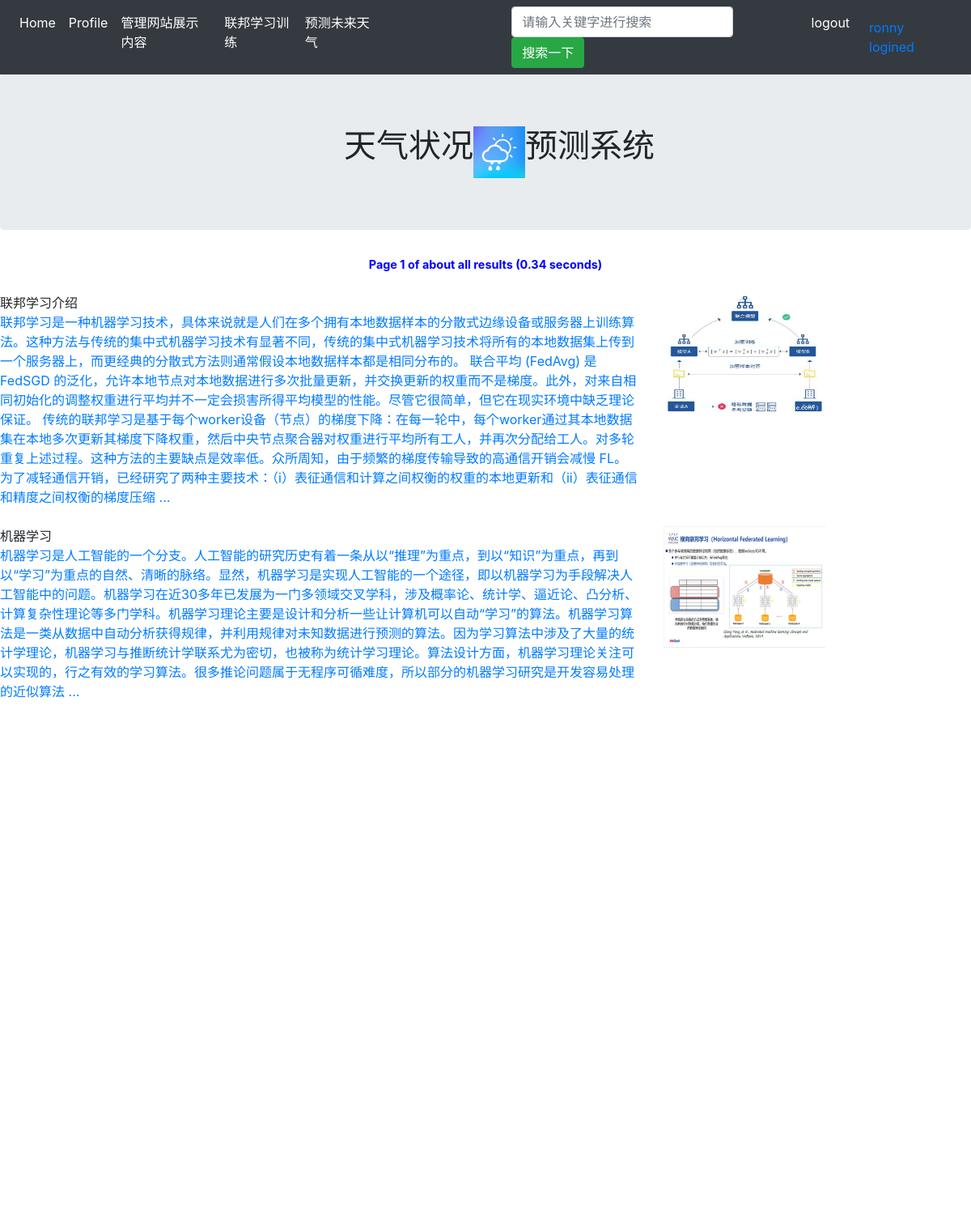
Screenshot of /home (signed in) with the database file from the repository.
### i4wsgi.py (models this page shows, shortened)
class User(db.Model):
    id = db.Column(db.Integer, primary_key=True)
    username = db.Column(db.String(80), unique=True)
    password = db.Column(db.String(80))
    nickname = db.Column(db.String(80))
    school_class = db.Column(db.String(80))
    school_grade = db.Column(db.String(80))

class Blog(db.Model):
    id = db.Column(db.Integer, primary_key=True)
    title = db.Column(db.String(100))
    text = db.Column(db.Text)

### i4wsgi.py (the view, shortened to what this page needs)
@app.route("/home/<int:pagenum>", methods=["GET"])
@app.route("/home", methods=["GET", "POST"])
def home(pagenum=1):
    print("home " * 10)
    blogs = Blog.query.all()
    user = None
    if "userid" in session:
        user = User.query.filter_by(id=session["userid"]).first()
    else:
        print("userid not in session")
    print("in home", user, "blogs=", len(blogs), "*" * 20)
    return rt("home.html", listing=PageResult(blogs, pagenum), user=user)

### movie/templates/home.html (shortened to what this page needs)
<!DOCTYPE html>
<html lang="en">
  <head>
    <link rel='stylesheet' href='/static/bootstrap-4.5.2-dist/css/bootstrap.min.css'>
  </head>
  <body>
<nav class="navbar navbar-expand-lg navbar-dark bg-dark">
  <div class="collapse navbar-collapse" id="navbarSupportedContent">
    <ul class="navbar-nav mr-auto">
      <li class="nav-item active">
        <a class="nav-link" href="#">Home <span class="sr-only">(current)</span></a>
      </li>
      <li class="nav-item active">
        <a class="nav-link" href="/profile"> Profile <span class="sr-only">(current)</span></a>
      </li>
        {% if session['isadmin'] %}
          <li class="nav-item active">
        <a class="nav-link" href="/blogs"> 管理网站展示内容 <span class="sr-only">(current)</span></a>
      </li>
      {% endif %}
            <li class="nav-item active">
        <a class="nav-link" href="/federal_list"> 联邦学习训练 <span class="sr-only">(current)</span></a>
      </li>
            <li class="nav-item active">
        <a class="nav-link" href="/picture_search"> 预测未来天气 <span class="sr-only">(current)</span></a>
      </li>
      <li class="nav-item active">
        <form class="form-inline my-2 my-lg-0 navbar-right" action="/home" method="POST">
                <div class="form-group">
                  <input type="text" name="keyword" id="keyword" placeholder="请输入关键字进行搜索" class="form-control" autofocus>&nbsp;
                </div>
              <input type="submit" value="搜索一下" id="btnSearch" class="btn btn-success">
        </form>
      </li>
           {% if session['logged_in'] %}
      <li class="nav-item active">
         <a class="nav-link" href="/logout">logout <span class="sr-only">(current)</span></a>
        </li>
    {% endif %}
    </ul>
{% if not session['logged_in'] %}
    <form class="form-inline my-2 my-lg-0 navbar-right" action="/login" method="POST">
            <div class="form-group">
              <input type="text" name="email" placeholder="Email" class="form-control" autofocus>&nbsp;
            </div>
            <div class="form-group">
              <input type="password" name="password" placeholder="Password" class="form-control">&nbsp;
            </div>
      <input type="submit" value="Sign in" class="btn btn-success">
    </form>
      {% else %}
          <a class="nav-link" href="#">{{ user.nickname }} logined <span class="sr-only">(current)</span></a>
     {% endif %}
  </div>
</nav>
    <div class="jumbotron">
      <div class="container">
<div class="media">
      <div class="media-left">
        <h1 class="media-heading">天气状况</h1>
    </div>
    <span class="media-left">
        <img src="/static/images/company.png" style="height:64px;width:64px;">
    </span>
    <div class="media-body">
        <h1 class="media-heading">预测系统</h1>
    </div>
</div>
      </div>
    </div>
    <div class="container">
       <div class="row">
         <div class="col-md-12"> <div class="release_year">Page 1 of about all results (0.34 seconds) </div>
         <br/>
         </div>
       </div>
       </div>
          {% for r in listing %}
      <div class="row">
        <div class="col-md-8">
        <span>{{ r.title|safe }}</span>
        <br/>
        <a href="/blogs/{{r.id}}">{{ r.text[:500]|safe  }} ... </a>
            <br/>
        </div>
        <div class="col-md-4">
        <figure>
            <img src="/static/images/ppt_cover/{{ range(1, 6) | random }}.jpeg" class="img-fluid" style="height:150px;width:200px;">
        </figure>
        </div>
        </div>
           {% endfor %}
<br/><br/>
<br/><br/>
<br/><br/>
      <div class="row">
       <div class="col-md-12"> <div class="release_year">天气状况平台介绍：</div>
       </div>
       </div>
      <div class="row">
          {% for i in range(1, 3) %}
        <div class="col-md-4">
        <figure>
            <img src="/static/images/app_data/{{ i }}.png" class="img-fluid" style="height:250px;width:500px;">
        </figure>
        </div>
           {% endfor %}
        <div class="col-md-4">
          <h2>Register now</h2>
             <form class="form-horizontal" action="/register" method="POST">
                <div class="form-group">
                    <div class="col-sm-9">
                        <input type="email" name="email" id="email" placeholder="Email address/Username" class="form-control">
                    </div>
                </div>
                <div class="form-group">
                    <div class="col-sm-9">
                        <input type="password" name="password" id="password" placeholder="Password" class="form-control">
                    </div>
                </div>
                <div class="form-group">
                    <div class="col-sm-9">
                        <input type="password" name="password2" id="password2" placeholder="Confirm password" class="form-control">
                    </div>
                </div>
                <div class="form-group">
                    <div class="col-sm-9">
                        <input type="submit" value="Register" class="btn btn-primary btn-block">
                    </div>
                </div>
            </form>
        </div>
      </div>
        <div class="container">
            <br/>
            <ul class="pagination">
            {%if listing.page == 1%}
            <li class="page-item disabled"><a class="page-link" href="#">Previous</a></li>
            {%else%}
                <li class="page-item"><a class="page-link" href="/home/{{listing.page-1}}">Previous</a></li>
             {%endif%}
             {%if listing.totalpage > listing.page %}
            <li class="page-item"><a class="page-link" href="{{listing}}">Next</a></li>
            {%else%}
            <li class="page-item disabled"><a class="page-link" href="#">Next</a></li>
             {%endif%}
          </ul>
        </div>
      <hr>
   <hr>
<br/>
      <footer>
        <p>&copy; lili 2022</p>
      </footer>
  </body>
</html>

### movie/templates/home.html (style rules this page uses)
div[class*="release_year"] { color:blue; font-weight: bold; font-size: 90%; text-align: center; }

### rows the page displays
User: nickname "ronny"
Blog: title "联邦学习介绍", text "联邦学习是一种机器学习技术，具体来说就是人们在多个拥有本地数据样本的分散式边缘设备或服务器上训练算法。这种方法与传统的集中式机器学习技术有显著不同，传统的集中式机器学习技术将所有的本地数据集上传到一个服务器上，而更经典的分散式方法则通常假设本地数据样本都是相同分布的。 联合平均 (FedAvg) 是 FedSGD 的泛化，允许本地节点对本地数据进行多次批量更新，并交换更新的权重而不是梯度。此外，对来自相同初始化的调整权重进行平均并不一定会损害所得平均模型的性能。尽管它很简单，但它在现实环境中缺乏理论保证。 传统的联邦学习是基于每个worker设备（节点）的梯度下降：在每一轮中，每个worker通过其本地数据集在本地多次更新其梯度下降权重，然后中央节点聚合器对权重进行平均所有工人，并再次分配给工人。对多轮重复上述过程。这种方法的主要缺点是效率低。众所周知，由于频繁的梯度传输导致的高通信开销会减慢 FL。为了减轻通信开销，已经研究了两种主要技术：（i）表征通信和计算之间权衡的权重的本地更新和（ii）表征通信和精度之间权衡的梯度压缩", shows a picture
Blog: title "机器学习", text "机器学习是人工智能的一个分支。人工智能的研究历史有着一条从以“推理”为重点，到以“知识”为重点，再到以“学习”为重点的自然、清晰的脉络。显然，机器学习是实现人工智能的一个途径，即以机器学习为手段解决人工智能中的问题。机器学习在近30多年已发展为一门多领域交叉学科，涉及概率论、统计学、逼近论、凸分析、计算复杂性理论等多门学科。机器学习理论主要是设计和分析一些让计算机可以自动“学习”的算法。机器学习算法是一类从数据中自动分析获得规律，并利用规律对未知数据进行预测的算法。因为学习算法中涉及了大量的统计学理论，机器学习与推断统计学联系尤为密切，也被称为统计学习理论。算法设计方面，机器学习理论关注可以实现的，行之有效的学习算法。很多推论问题属于无程序可循难度，所以部分的机器学习研究是开发容易处理的近似算法", shows a picture
